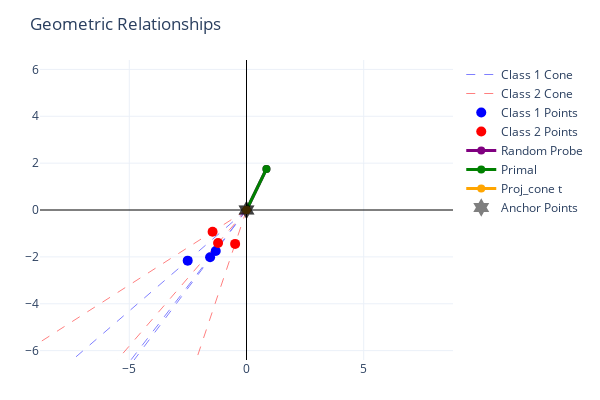
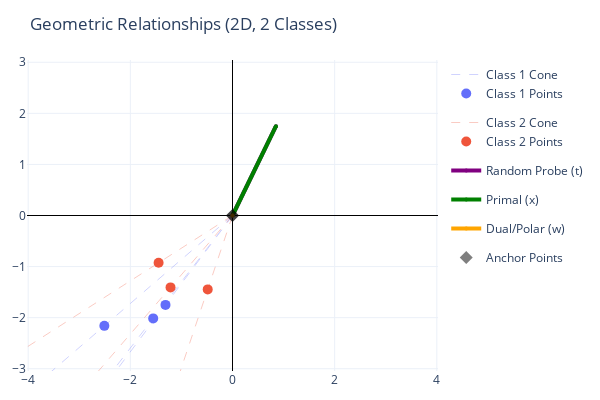

The notebook cell saved with these charts, in order:
### Code cell
plot_cone_geometry_old(G, M, t_k, primal, w, anchor_points)
plot_cone_geometry(P, G, M, t_k, primal, anchor_points)
# even if lagrange multipliers are small, they will be close to points, since z_dual*G/z_dual

### Figure 1 — Plotly figure (JSON) as saved in the notebook; plotly's stock layout.template omitted (floating-point values rounded to 4 significant figures)
{"data": [{"hoverinfo": "skip", "line": {"color": "blue", "dash": "dash", "width": 1}, "mode": "lines", "name": "Class 1 Cone", "opacity": 0.5, "type": "scatter", "x": [0, -20.99, null, 0, -40.15, null, 0, -24.84, null], "y": [0, -28.01, null, 0, -34.57, null, 0, -32.23, null]}, {"hoverinfo": "skip", "line": {"color": "red", "dash": "dash", "width": 1}, "mode": "lines", "name": "Class 2 Cone", "opacity": 0.5, "type": "scatter", "x": [0, -23.15, null, 0, -7.767, null, 0, -19.41, null], "y": [0, -14.81, null, 0, -23.15, null, 0, -22.52, null]}, {"marker": {"color": "blue", "size": 10}, "mode": "markers", "name": "Class 1 Points", "type": "scatter", "x": [-1.312, -2.509, -1.553], "y": [-1.75, -2.161, -2.014]}, {"marker": {"color": "red", "size": 10}, "mode": "markers", "name": "Class 2 Points", "type": "scatter", "x": [-1.447, -0.4854, -1.213], "y": [-0.9259, -1.447, -1.408]}, {"line": {"color": "purple", "width": 3}, "marker": {"color": "purple", "size": 8}, "mode": "lines+markers", "name": "Random Probe", "type": "scatter", "x": [0, 0.8506], "y": [0, 1.748]}, {"line": {"color": "green", "width": 3}, "marker": {"color": "green", "size": 8}, "mode": "lines+markers", "name": "Primal", "type": "scatter", "x": [0, 0.8506], "y": [0, 1.748]}, {"line": {"color": "orange", "width": 3}, "marker": {"color": "orange", "size": 8}, "mode": "lines+markers", "name": "Proj_cone t", "type": "scatter", "x": [0, 3.409e-05], "y": [0, 2.277e-05]}, {"marker": {"color": "black", "opacity": 0.5, "size": 14, "symbol": "hexagram"}, "mode": "markers", "name": "Anchor Points", "type": "scatter", "x": [0.0, 0.0], "y": [0.0, 0.0]}], "layout": {"height": 400, "margin": {"b": 40, "l": 40, "r": 40, "t": 60}, "title": {"text": "Geometric Relationships"}, "width": 600, "xaxis": {"range": [-6.4, 6.4], "zeroline": true, "zerolinecolor": "black", "zerolinewidth": 1}, "yaxis": {"range": [-6.4, 6.4], "scaleanchor": "x", "scaleratio": 1, "zeroline": true, "zerolinecolor": "black", "zerolinewidth": 1}}}

### Figure 2 — Plotly figure (JSON) as saved in the notebook; plotly's stock layout.template omitted (floating-point values rounded to 4 significant figures)
{"data": [{"hoverinfo": "skip", "legendgroup": "group0", "line": {"color": "#636EFA", "dash": "dash", "width": 1}, "mode": "lines", "name": "Class 1 Cone", "opacity": 0.3, "type": "scatter", "x": [0.0, -11.84, NaN, 0.0, -22.65, NaN, 0.0, -14.02, NaN], "y": [0.0, -15.8, NaN, 0.0, -19.51, NaN, 0.0, -18.18, NaN]}, {"legendgroup": "group0", "marker": {"color": "#636EFA", "size": 10}, "mode": "markers", "name": "Class 1 Points", "type": "scatter", "x": [-1.312, -2.509, -1.553], "y": [-1.75, -2.161, -2.014]}, {"hoverinfo": "skip", "legendgroup": "group1", "line": {"color": "#EF553B", "dash": "dash", "width": 1}, "mode": "lines", "name": "Class 2 Cone", "opacity": 0.3, "type": "scatter", "x": [0.0, -13.06, NaN, 0.0, -4.382, NaN, 0.0, -10.95, NaN], "y": [0.0, -8.358, NaN, 0.0, -13.06, NaN, 0.0, -12.71, NaN]}, {"legendgroup": "group1", "marker": {"color": "#EF553B", "size": 10}, "mode": "markers", "name": "Class 2 Points", "type": "scatter", "x": [-1.447, -0.4854, -1.213], "y": [-0.9259, -1.447, -1.408]}, {"line": {"color": "purple", "width": 4}, "marker": {"color": "purple", "size": 4}, "mode": "lines+markers", "name": "Random Probe (t)", "type": "scatter", "x": [0.0, 0.8506], "y": [0.0, 1.748]}, {"line": {"color": "green", "width": 4}, "marker": {"color": "green", "size": 4}, "mode": "lines+markers", "name": "Primal (x)", "type": "scatter", "x": [0.0, 0.8506], "y": [0.0, 1.748]}, {"line": {"color": "orange", "width": 4}, "marker": {"color": "orange", "size": 4}, "mode": "lines+markers", "name": "Dual/Polar (w)", "type": "scatter", "x": [0.0, 3.409e-05], "y": [0.0, 2.277e-05]}, {"marker": {"color": "black", "opacity": 0.5, "size": 10, "symbol": "diamond"}, "mode": "markers", "name": "Anchor Points", "type": "scatter", "x": [0.0, 0.0], "y": [0.0, 0.0]}], "layout": {"height": 400, "margin": {"b": 20, "l": 20, "r": 20, "t": 60}, "title": {"text": "Geometric Relationships (2D, 2 Classes)"}, "width": 600, "xaxis": {"range": [-3.009, 3.009], "zeroline": true, "zerolinecolor": "black", "zerolinewidth": 1}, "yaxis": {"range": [-3.009, 3.009], "scaleanchor": "x", "scaleratio": 1, "zeroline": true, "zerolinecolor": "black", "zerolinewidth": 1}}}
